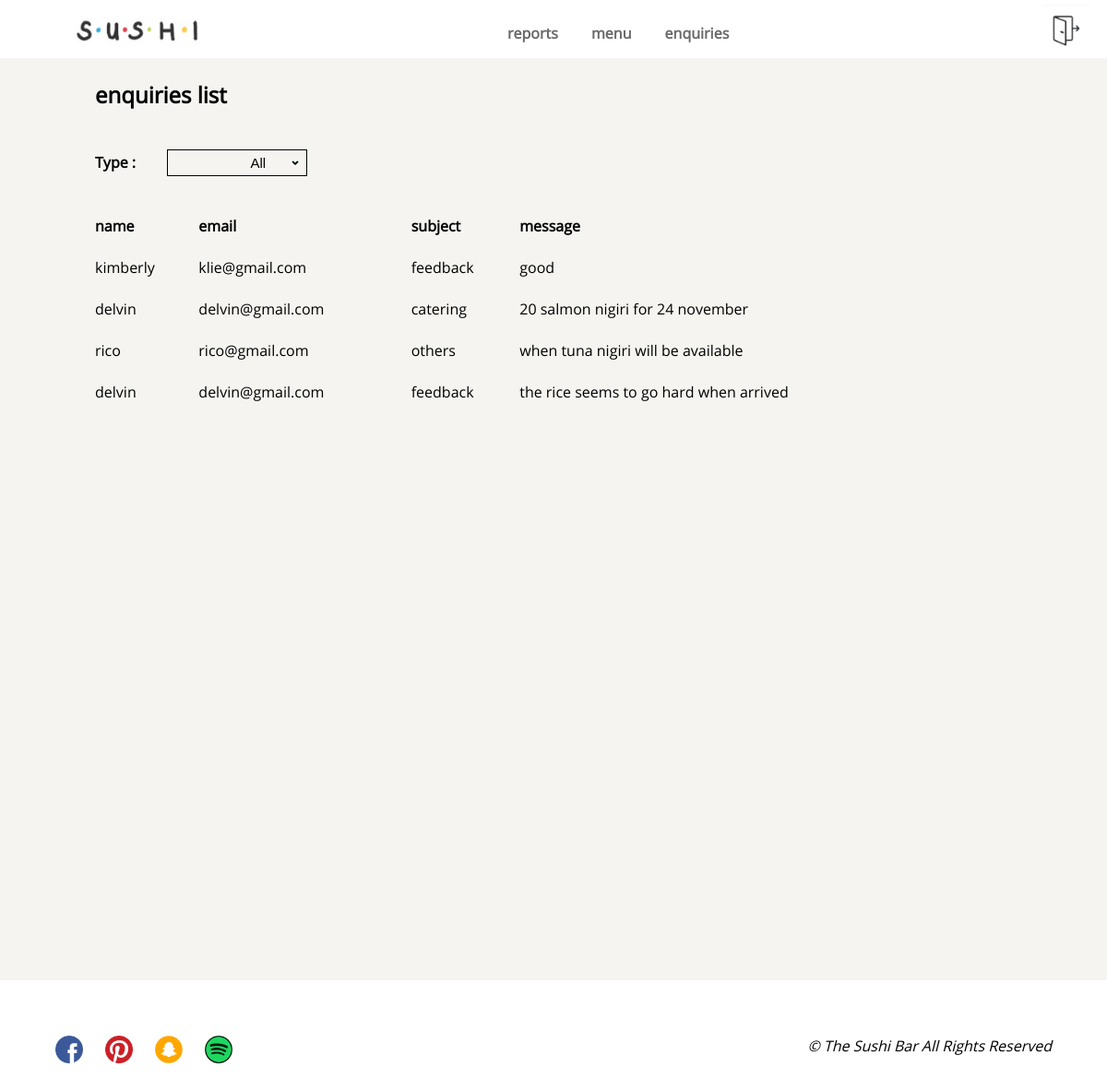
The app's page /adminEnquiries.php (signed in) with its own data.
### tables this page shows
CREATE TABLE `feedback` (
  `id` int(10) NOT NULL,
  `name` varchar(50) NOT NULL,
  `email` varchar(50) NOT NULL,
  `subject` varchar(80) NOT NULL,
  `message` varchar(140) NOT NULL
);

### adminEnquiries.php (the view, shortened to what this page needs)
<!DOCTYPE html>
<html lang="en">
    <head>
        <link rel="stylesheet" href="./styles/sushi.css">
    </head>
    <body>
	    <div class="container">
            <section>
            <div class="header">
                    <div class="header-box1"><img src="assets/nav/sushi_logo.png" alt="logo" class="logo" width="150px" height="50px"></div>
                    <div class="header-box2">
                        <nav class="main-nav">
                            <ul>
                                <li><a href="adminReports.php"><b>reports</b></a></li>
                                <li><a href="adminMenu.php"><b>menu</b></a></li>
                                <li><a href="adminEnquiries.php"><b>enquiries</b></a></li>
                            </ul>
                        </nav>
                    </div>
                    <div class="header-box3">
                        <nav class="main-nav">
                            <a id="cart" href="./php/adminLogout.php"><img src="assets/nav/logout-icon.jpg" width="50px" height="50px" style="margin-top: 4px; margin-left: 50px;"></a>
                        </nav>
                    </div>
            </div>
            </section>
            <div class="cart-main">
                <table id="history-table" style="width: 80%;">
                    <thead>
                    <tr>
                        <th colspan="3"><h2 style="text-align: left;">enquiries list</h2></th>
                        <th></th>
                    </tr>
                    <tr style="margin-bottom: 30px;">
                                    <th colspan="3">
                                    <form action="adminEnquiries.php" method="post">
                                        <label style="display: inline-block;">Type : </label>
                                        <div class="select-style2" style="display: inline-block; margin-left: 30px; margin-bottom: 20px;">
                                            <select name="type" id="type" onchange="updateDate('go');" >
                                            <option value=""<?php if ($_SESSION['enquiriesType']==""){echo " selected ";}?>>All</option>
                                            </select>
                                        </div>
                                        </form>
                                    </th>
                                    <th></th>
                                    <th></th>
                                    <th></th>
                    </tr>
                    <tr>
                                <th>name</th>
                                <th>email</th>
                                <th>subject</th>
                                <th>message</th>
                            </tr>
                        </thead>
                        <tbody>
                        <?php
                        include './php/credentials.php';
                        $conn = mysqli_connect($servername, $username, $password, $dbname);
                        ?>
                        <?php
                        $sql_1 = "SELECT * FROM feedback WHERE subject LIKE '%".$_SESSION['enquiriesType']."%'";
                        $result = mysqli_query($conn, $sql_1);
                        if (mysqli_num_rows($result) > 0) {
                            while($row = mysqli_fetch_assoc($result)) {
                                     echo'
                                        <tr>
                                        <td>'.$row['name'].'</td>
                                        <td>'.$row['email'].'</td>
                                        <td>'.$row['subject'].'</td>
                                        <td>'.$row['message'].'</td>
                                        </tr>'
                                ;
                            }
                        }
                        ?>
                        </tbody>
                </table>
            </div>
            <section>
            <div class="footer">
                <div id="icons">
                    <a href="#"><img src="assets/footer/fb_icon.jpg"></a>
                    <a href="#"><img src="assets/footer/pinterest_icon.jpg"></a>
                    <a href="#"><img src="assets/footer/snapchat_icon.jpg"></a>
                    <a href="#"><img src="assets/footer/spotify_icon.jpg"></a>
                </div>
                <div id="copyright">
                    <i>&copy; The Sushi Bar All Rights Reserved</i>
                </div>
            </div>
            </section>
        </div>
    </body>
</html>

### styles/sushi.css (style rules this page uses)
body { margin: 0; font-family: 'Open Sans', sans-serif; font-weight: 400; width: 100%; min-height: 100vh; overflow-x: hidden; }
.header { position: fixed; height: 63px; top: 0; z-index: 999; opacity:0.8; width: 100%; display: inline; background-color: #fff; }
.header-box1 { height: 63px; float: left; width: 44.5%; }
.header-box2 { height: 63px; float: left; width: 45.5%; }
.header-box3 { height: 63px; float: left; width: 10%; }
.logo { float: left; padding-top: 10px; margin-left: 75px; }
nav { line-height: 25px; float: left; }
nav li { display: inline-block; padding-top: 10px; position: relative; }
nav li a { display: block; color: #444; text-align: center; padding: 14px 16px; text-decoration: none; }
nav ul { list-style-type: none; margin: 0; padding: 0; overflow: hidden; background-color: #fff; }
.header-box3 #cart { padding-top: 5px; }
#cart { background-color: #fff; }
#history-table { margin-left: 100px; text-align: left; width: 100% }
#history-table th, #history-table td { padding-bottom: 20px; }
.cart-main { background-color: #F5F4F0; margin-top: 63px; width: 100%; text-align: center; min-height: 900px; padding-bottom: 100px; }
.select-style2 { border: 1px solid black; border-radius: 0; background: #F5F4F0 url("./icon-select.jpg") no-repeat 95% 50%; width: 150px; display: block; }
.select-style2 select { padding: 5px 8px; width: 130%; border: none; box-shadow: none; background: transparent; background-image: none; -webkit-appearance: none; text-align: center; text-decoration: none; font-size: 15px; }
.footer { margin: 10px; padding: 50px; position: relative; background-color: #fff; }
#icons { float: left; }
#icons img { margin-right: 20px; width: 30px; height: 30px; }
#copyright { float: right; }

### records on screen
feedback: name "kimberly", email "klie@gmail.com", subject "feedback", message "good"
feedback: name "delvin", email "delvin@gmail.com", subject "catering", message "20 salmon nigiri for 24 november"
feedback: name "rico", email "rico@gmail.com", subject "others", message "when tuna nigiri will be available"
feedback: name "delvin", email "delvin@gmail.com", subject "feedback", message "the rice seems to go hard when arrived"
